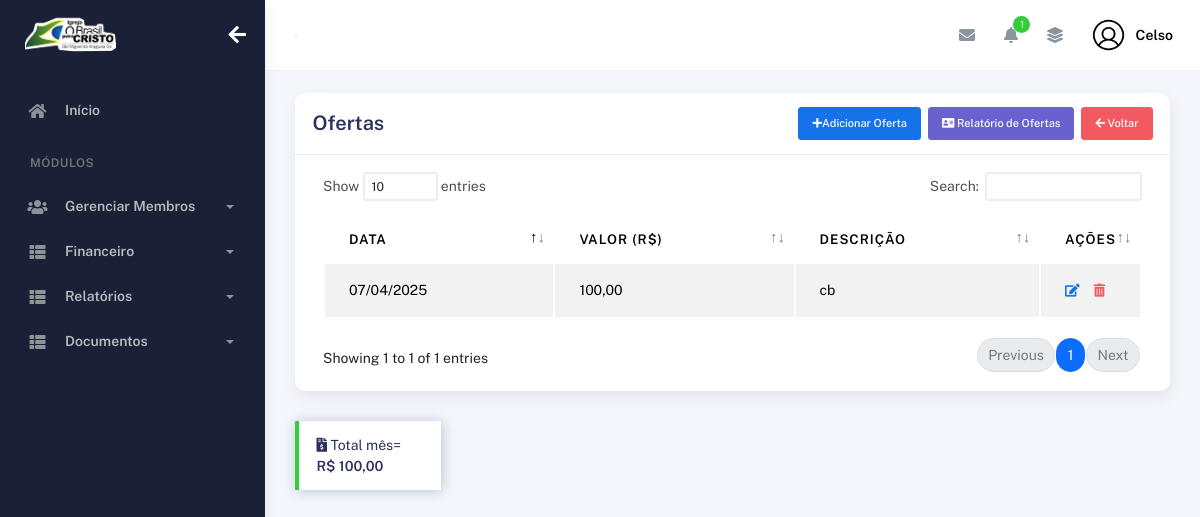
Before: /ofertas/ (signed in) with the older database file.
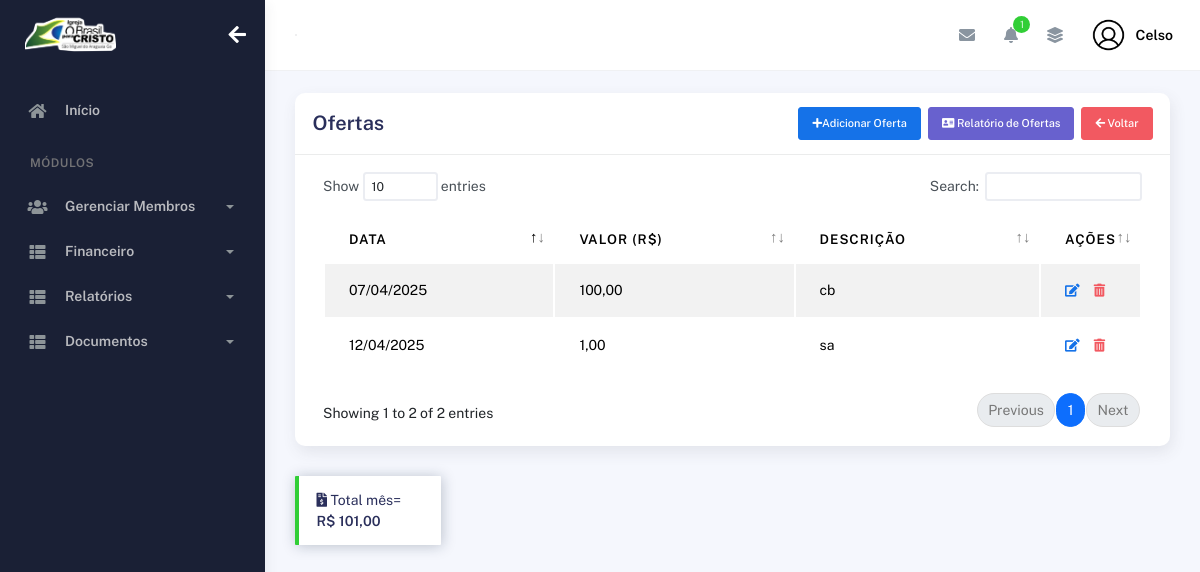
After: the same page with the newer database file.
### plataformaofertas/models.py (models this page shows, shortened)
class Oferta(models.Model):
    pastor = models.ForeignKey(User, on_delete=models.CASCADE)
    data_oferta = models.DateField()
    valor = models.DecimalField(max_digits=10, decimal_places=2)
    descricao = models.CharField(max_length=255, default="Oferta Diversa")  # Atualizado para "descrição"

### plataformaofertas/views.py (the view, shortened to what this page needs)
# urls.py: path("ofertas/", views.ofertas, name="ofertas"),
@login_required(login_url='/usuarios/login')
def ofertas(request):
    data_atual = datetime.now().strftime("%d/%m/%Y")
    mes_atual = datetime.now().month
    ano_atual = datetime.now().year
    ofertas = Oferta.objects.filter(
        pastor=request.user,
        data_oferta__month=mes_atual,
        data_oferta__year=ano_atual
    )
    total_ofertas = ofertas.aggregate(total=Sum('valor'))['total'] or 0
    return render(request, "ofertas.html", {
        "ofertas": ofertas,
        "total_ofertas": total_ofertas,
        "data_atual": data_atual
    })

### igreja/context_processors.py (called while the page is built)
def logo_igreja(request):
    if request.user.is_authenticated:
        igreja = Igreja.objects.filter(pastor=request.user).first()
        return {"logo_igreja": igreja.logo.url if igreja and igreja.logo else None}
    return {"logo_igreja": None}

### plataformaigreja/context_processors.py (called while the page is built)
def total_membros_context(request):
    if request.user.is_authenticated:
        total_membros = Membros.objects.filter(pastor=request.user).count()
    else:
        total_membros = 0
    return {
        'total_membros': total_membros
    }

### plataformaofertas/templates/ofertas.html (shortened to what this page needs)
{% extends "bases/base_plataformaigreja.html" %}
{% load static %}
{% block 'conteudo' %}
      <div class="col-md-12">
        <div class="card">
          <div class="card-header">
            <div class="d-flex align-items-center">
              <h4 class="card-title">Ofertas</h4>
                <button class="btn btn-primary btn-sm ms-auto" data-bs-toggle="modal" data-bs-target="#modalOferta">
                  <i class="fa fa-plus"></i>Adicionar Oferta
                </button>
                <button class="btn btn-secondary ms-2 btn-sm" data-bs-toggle="modal"
                  data-bs-target="#"><i class="fa fa-address-card"></i>
                    Relatório de Ofertas
                </button>
                <a href="{% url 'controle_financeiro' %}" class="btn btn-danger ms-2 btn-sm"><i class="fas fa-arrow-left"></i> Voltar</a>
            </div>
          </div>
        <div class="card-body">
                    <div class="table-responsive">
                      <table
                        id="add-row"
                        class="display table table-striped table-hover"
                      >
                        <thead>
                          <tr>
                            <th>Data</th>
                            <th>Valor (R$)</th>
                            <th>Descrição</th>
                            <th style="width: 10%">Ações</th>
                          </tr>
                        </thead>
                        <tbody>
                          {% for oferta in ofertas %}
                            <tr>
                                <td>{{ oferta.data_oferta|date:"d/m/Y" }}</td>
                                <td>{{ oferta.valor }}</td>
                                <td>{{ oferta.descricao }}</td>
                            <td>
                                <div class="form-button-action">
                                  <form action="" method="POST" style="display:inline;">
                                    <a href="{% url 'editar_oferta' oferta.id %}">
                                      <button
                                        type="button"
                                        title="Editar"
                                        class="dropdown-item"
                                        data-original-title="Edit Task"
                                      >
                                      <i class="fa fa-edit"></i>
                                      </button>
                                    </a>
                                  </form>
                                  <form action="{% url 'excluir_oferta' oferta.id %}" method="POST" style="display:inline;">
                                    <button
                                      type="submit"
                                      class="dropdown-item ms-3 text-danger"
                                      onclick="return confirm('Tem certeza que deseja excluir esta oferta?')">
                                      <i class="fas fa-trash-alt"></i>
                                    </button>
                                  </form>
                                </div>
                              </td>
                            </tr>
                          {% endfor %}
                        </tbody>
                      </table>
                    </div>
                  </div>
                </div>
                <div class="alert alert-success col-md-2" role="alert">
                  <i class="fas fa-file-invoice-dollar"></i> Total mês= <strong>R$ {{ total_ofertas|floatformat:2 }}</strong>
           </div>
              </div>
            </div>
          </div>
        </div>
{% endblock %}

Changed rows visible on the page:
added Oferta: data_oferta "12/04/2025", valor "1,00", descricao "sa"
Other visible differences:
text written by a page script: "Show entries Search: Showing 1 to 1 of 1 entries Previous 1 Next" → "Show entries Search: Showing 1 to 2 of 2 entries Previous 1 Next"
{{ total_ofertas|floatformat:2 }}: "100,00" → "101,00"
